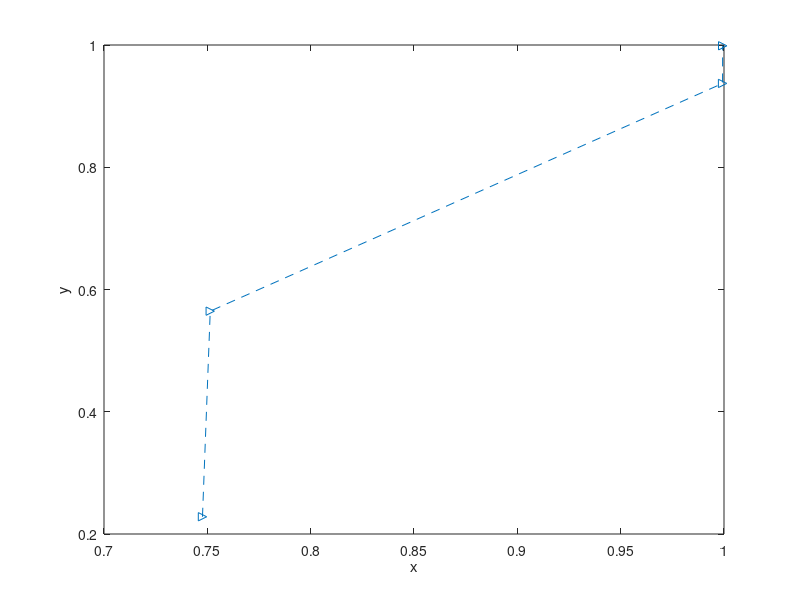
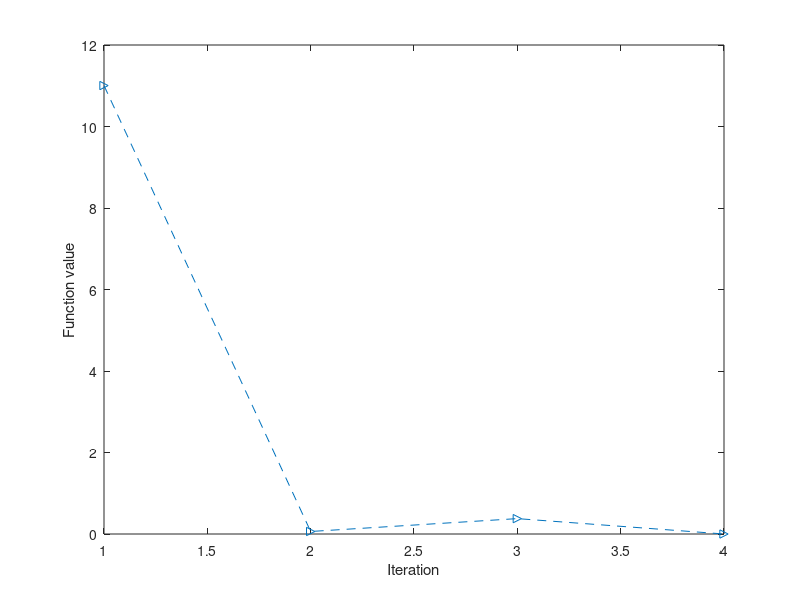

Reproduce these figures in MATLAB, in order.
%% preprocess
clc
clear

% initialization
x = rand;
y = rand;
count = 1;
coords_h = [x,y;]; % record x,y
cost = (1-x)^2 + 100*(y-x^2)^2;
cost_h = [cost]; % record cost

while cost >= 1e-4
    count = count + 1;
    % update weights
    g = [(2*(x - 1) + 400*(x^3 - x*y)); 200*(y-x^2)];
    H = [1200*x^2 - 400*y + 2,-400*x; -400*x,200];
    w = [x;y]-H^(-1)*g; % w(k+1) = w(k) - H-1(k)g(k) 
    x = w(1);
    y = w(2);
    % new cost
    cost = (1-x)^2 + 100*(y-x^2)^2;
    % record values
    coords_h = [coords_h;x,y;];
    cost_h = [cost_h;cost];
end

fprintf("The iteration times is %f.\n",count);
% plot
figure(1)
plot(coords_h(:,1),coords_h(:,2),'-->')
xlabel('x')
ylabel('y')

figure(2)
plot((1:count),cost_h,'-->')
xlabel('Iteration')
ylabel('Function value')